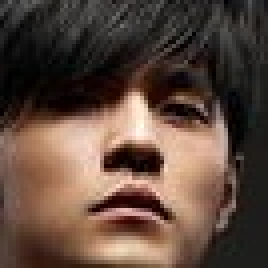
#> input picture imgs_face/周杰倫/004_1.jpg, 67 x 67 px (shown 4 times larger); its folder holds only this picture in this run
$ jupyter execute --allow-errors '計算機程式期末專案_超級明星臉_ver20200517.ipynb'   (shell and % lines are left out)
#> lines starting #> are read from the running program, lines starting #| are printed output that depends on the picture
組員名單：
108303067 會計一 杜淑萍
105306019 資管四 陳宇鑫
105308035 風管四 黃偉竣
105308045 風管四 林庭萱

該程式碼和其他相關檔案的github repository：
https://github.com/SwordenBlade1230/NCCU_ComputerProgramming_groupProject

# 0. 前言

本程式碼包含三個部分，分別是資料蒐集、資料前處理和建立模型，每個段落的程式碼可以獨立執行。如果按照該程式碼的教學從頭到尾執行一遍，將會產出一個能夠辨識藝人的模型。但是過程中還是有一些部分需要人力介入，例如在擷取臉部圖片的步驟後必須人工篩選符合預期的圖片。

在執行該程式碼前，請確保和該程式碼同一個目錄下有**chromedriver.exe**和**haarcascade_frontalface_default.xml**的檔案(這兩個檔案可以直接從上方提供的github repository下載，網路上打關鍵字也有資源可以下載)，分別在之後爬取圖片和擷取圖片中的人臉時會用到。另外，有一個名為**說明圖片**的資料夾，裡面存放解說的圖片，如果移除或移動路徑將無法在該程式碼上看到相關的說明圖片，因此盡量不要動到它。

# 1. 資料蒐集

## 1.1 取得明星列表

由於網路上並沒有華人50大男明星的參考列表，自己想又缺乏客觀依據，因此針對男明星的列表，我們以「網路溫度計 - 歌手天團 - 網路聲量 」為參考，取出熱度前200名的明星(目前以歌手和樂團主唱為主)。雖然排名在前面的明星有可能是因為負面聲量的關係，但這些明星能排名在前面至少近期討論度算高的。

[cell 1]
# 安裝必要的函式庫
#!pip install beautifulsoup4

[cell 2]
# 載入函式庫
import requests
from bs4 import BeautifulSoup
import time
import datetime

[cell 3]
# 設定最多要爬到第幾頁的資料(一頁有十位明星的名稱)
max_page = 20

[cell 4]
# 主程式
star_list = [] # 用來裝歌手和樂團的列表

st = time.time()

#> (the rest of this cell did not finish here and is left out)

[cell 5]
# 印出前五名的結果
star_list[:5]

[cell 6]
# 將列表存成記事本方便未來操作
today = datetime.date.today()
target_file_name = '網路溫度計 - 歌手天團 - 網路聲量 前兩百名的歌手及樂團名稱_' + str(today) + '.txt'

with open(target_file_name, 'w', encoding="utf-8") as f:
    for item in star_list:
        f.write("%s\n" % item)

執行完該部分的程式碼後，將會在和該程式碼同一個目錄下產生一個名為「網路溫度計 - 歌手天團 - 網路聲量 前兩百名的歌手及樂團名稱_當天日期」的文字檔，裡面將會有200位歌手和樂團的名稱，如下圖所示。

因為我們只需要前50名男明星的名稱，因此需要對該文字檔做篩選(把女明星和排名比較後面的男明星篩選掉)，該程式碼之後將以前25名男明星為例(下方的範例圖片是2020-04-27的結果，現在排名應該會有所更動)。在篩選的過程中，如果遇到樂團名稱就以該樂團的主唱為主，例如「五月天」就改成「阿信 五月天」，而對於有些藝名在搜尋上較難辨識的明星而言，就把該明星的名字也一併附上，例如「小宇」改成「小宇 宋念宇」。篩選完之後將檔案另存為**明星列表.txt**，一樣是存放在和該程式碼同一個目錄下。

## 1.2 爬取瀏覽器圖片(搜狗圖片)

原本我們打算用google_images_download從Google爬取圖片，但今年初在Google改變其前端的程式碼之後該函式就失效了，因此後來我們改寫網路一個爬取搜狗圖片的範例，作為我們蒐集圖片的主程式(參考來源有附在下方)。

注意事項：
* 在跑該部分的程式之前，必須確定ChromeDriver的執行檔放在和該程式碼同一個目錄下，然而該執行檔是Windows的版本，如果是用其他作業系統必須去網路下載和自己作業系統匹配的ChromeDriver執行檔。
https://chromedriver.chromium.org/downloads
* 雖然有設置爬蟲的冷卻時間(目前設3秒，可以再設更高)，但還是有可能會被對面的伺服器擋掉，因此執行該部分的程式碼到一半斷掉時(例如被伺服器檔或網路突然斷訊)，可以將**明星列表.txt**已經跑完的明星名稱移除，然後在運行一次該部分的程式碼(不過在做這個步驟前請先備份原始的明星列表，避免之後發生意外)。
* 程式碼在跑的過程中，不要動到新開啟的Chrome視窗(視窗中有寫「受到自動測試軟體的控制」的那個)。
* 該部分的程式碼會運行比較長的時間(爬一位明星的250張照片大概要花上3到6分鐘不等)，請耐心等候，或是去做別的事情。

* 函式名稱：image_crawler

* 函式參考來源：   https://medium.com/%E4%BC%81%E9%B5%9D%E4%B9%9F%E6%87%82%E7%A8%8B%E5%BC%8F%E8%A8%AD%E8%A8%88/python%E7%88%AC%E8%9F%B2-python-selenium-%E8%87%AA%E5%8B%95%E5%8C%96%E7%88%AC%E5%8F%96%E5%A4%A7%E9%87%8F%E5%9C%96%E7%89%87-a35d3c89c6d1

* 函式作者：陳宇鑫
* 注意事項：
    * 必須先下載ChromeDriver的檔案(執行檔)，並放在和該程式碼同一個目錄下
    * 程式碼在跑的過程中，不要動到新開啟的Chrome視窗(受到自動測試軟體的控制的那個)
* 函式參數：
    * target_name：目標照片主題的名字
    * url：爬取頁面網址
    * img_num = 100：要爬取的照片數量
    * base_path = 'imgs'：儲存圖片的基本路徑
    * chromeDriver = 'chromedriver'：ChromeDriver檔案存放的路徑(預設是和該程式同一個目錄下)

[cell 7]
# 安裝必要的函式庫
# !pip install selenium
# !pip install opencc-python-reimplemented

[cell 8]
# 主函式
from selenium import webdriver
import time
import urllib
import os

# [66 lines left out: function image_crawler, not called in this run]

#> (a cell that did not finish here is left out)

[cell 10]
### 生成簡體版本的歌手名單，以便之後擷取藝人圖片搜尋結果的網址(針對搜狗圖片或其他大陸的瀏覽器) ###
from opencc import OpenCC
#> (the rest of this cell did not finish here and is left out)

[cell 11]
### 主程式 ###
for idx, star_name in enumerate(star_list):
    st = time.time()

    # 目標照片主題的名字
    print('---------------------- 目前進度：' + star_name + ' ----------------------')
    target_name = star_name

    # 爬取頁面網址
    url = 'https://pic.sogou.com/pics?query=' + star_list_simplified[idx]

    # 要爬取照片的數量
    img_num = 250

    # 儲存圖片的基本路徑
    base_path = 'imgs'

    # ChromeDriver檔案放的位置
    chromeDriver = 'chromedriver' # 預設是和該程式同一個目錄下

    image_crawler(target_name, url, img_num, base_path, chromeDriver)

    ed = time.time()
    spend_time = ed - st
    print(f'花費時間：{spend_time:.2f}秒')

跑完該部分的程式碼後，將會在和該程式碼同一個目錄下看到名為**imgs**的資料夾，點開後裡面會有各個明星的照片資料夾(目前以各個明星的名稱作為資料夾名稱)，如下面的範例圖片所示。

有些明星的圖片可能不滿自己設定的張數(例如下面的範例圖片，可以猜猜看是哪一位藝人)，其原因可能在於該明星在對岸的知名度還沒有起來，或是近期處於被對岸封殺的狀態(畢竟我們是用大陸的瀏覽器)，如果張數和目標張數真的差太多，可以換別的明星重跑一次該部分的程式碼。

# 2. 資料前處理

## 2.1 擷取圖片中的人臉

由於在我們剛才爬下來的圖片當中，有些圖片的背景就占了圖片中很大的篇幅(如以下的圖片範例)，這對之後建立一個人臉辨識模型將帶來很大的雜訊，因此我們需要將這些圖片中人臉的部分擷取出來，作為之後我們的訓練資料。我們將透過opencv的臉部分類器達到擷取人臉的目的。

face_cascade.detectMultiScale參數說明：
* ScaleFactor：每次搜尋方塊減少的比例
* minNeighbers：每個目標至少檢測到幾次以上，才可被認定是真數據。
* minSize：設定數據搜尋的最小尺寸，如 minSize=(40,40)

注意事項：
* 在該部分程式碼運行的過程中，某些圖片可能基於某種原因無法被opencv讀取(目前我不知道原因為何)，但應該是占整體的少數，因此可以直接忽略
* 如果覺得人臉辨識的結果比預期張數少了太多(例如原本有250張照片，結果最後只剩50張)，可以降低face_cascade.detectMultiScale中 scaleFactor和minNeighbers的數字放寬臉部判定的門檻(目前我把該參數設成face_segmentation函式的參數了，可以在執行face_segmentation的時候直接調整)，以目前預設的參數大概10分鐘內可以跑完。
* opencv的臉部分類器可以多重擷取照片中的人臉，因此原始照片中可以有多個人臉。

參考來源：
https://medium.com/@yanweiliu/python%E5%BD%B1%E5%83%8F%E8%BE%A8%E8%AD%98%E7%AD%86%E8%A8%98-%E4%B8%80-%E4%BD%BF%E7%94%A8open-cv%E8%BE%A8%E8%AD%98%E5%9C%96%E7%89%87%E5%8F%8A%E5%BD%B1%E7%89%87%E4%B8%AD%E7%9A%84%E4%BA%BA%E8%87%89-527ef48f3a86

使用opencv無法讀取中文路徑的解決方法：
https://www.zhihu.com/question/67157462/answer/251754530

[cell 12]
# 安裝必要的函式庫
# !pip install opencv-python
# !pip install opencc-python-reimplemented

[cell 13]
### 主函式 ###
import cv2
import matplotlib.pyplot as plt
import os
import numpy as np

def face_segmentation(imgs_base_path, scaleFactor=1.05, minNeighbors=3, minSize=(32, 32)):

    # 建立新的資料夾，用來存放只含人臉部分的照片
    target_base_path = imgs_base_path + '_face'
    if not os.path.exists(target_base_path):
            os.makedirs(target_base_path)
            print('----------- 建立新資料夾：' + target_base_path + ' -----------')


    # 載入分類器
    face_cascade = cv2.CascadeClassifier('haarcascade_frontalface_default.xml')

    for category_file_name in os.listdir(imgs_base_path):
        print('---------------------- 目前程式處理的資料夾名稱：' + category_file_name + ' ----------------------')

        # 建立和該類別對應的目標資料夾，用來存放該類別只含人臉部分的照片
        target_category_path = os.path.join(target_base_path, category_file_name)
        if not os.path.exists(target_category_path):
                os.makedirs(target_category_path)
                print('----------- 建立新資料夾：' + target_category_path + ' -----------')

        # 對該類別資料夾中的每一張照片擷取人臉的部分並輸出成新的照片
        for img_name in os.listdir(os.path.join(imgs_base_path, category_file_name)):
            #img = cv2.imread(os.path.join(imgs_base_path, category_file_name, img_name)) # 讀取圖片
            img = cv2.imdecode(np.fromfile(os.path.join(imgs_base_path, category_file_name, img_name),dtype=np.uint8),-1)
                # 讀取圖片(路徑含有中文字的版本)

            try:
                gray = cv2.cvtColor(img, cv2.COLOR_BGR2GRAY)  # 轉成灰階圖片
                faces = face_cascade.detectMultiScale(
                    gray, scaleFactor=scaleFactor, minNeighbors=minNeighbors, minSize=minSize)
                for idx, (x, y, w, h) in enumerate(faces):
                    crop_img = img[y:y+h, x:x+w] # 裁切圖片
#                     cv2.imwrite(
#                         os.path.join(target_base_path, category_file_name, img_name[:3] + '_' + str(idx + 1) + '.jpg'),
#                         crop_img
#                     ) # 保存圖片至目標路徑
                    cv2.imencode('.jpg', crop_img)[1].tofile(
                        os.path.join(target_base_path, category_file_name, img_name[:3] + '_' + str(idx + 1) + '.jpg')
                    ) # 保存圖片至目標路徑(路徑含有中文字的版本)
            except:
                print('無法讀取', os.path.join(imgs_base_path, category_file_name, img_name))

[cell 14]
### 主程式 ###
import time
st = time.time()

#> (the rest of this cell did not finish here and is left out)

運行完該部分的程式碼之後，將會在和該程式碼同一個目錄下看到名為**imgs_face**的資料夾，點開來後會有各個明星臉部偵測的結果(如以下的範例圖片)，然而擷取出來的臉部圖片可能會有以下狀況：
* 可能會有重複的照片
* 可能擷取到的人臉非完整的
* 可能會擷取到非人臉的部分
* 可能出現根本不是那位藝人的臉
* 可能擷取到的臉本身過於「崩壞
* 可能擷取到的臉太過於「側面」

因此這部分需要**人力的介入**，對各個資料夾中的圖片進行人工篩選(強烈建議實施該步驟之前先將imgs_face的資料夾進行備份)，直到符合該明星的臉部照片至少超過規定的數量(我們目前以150張臉部照片為底線)。如果該明星的照片不足150張，可以透過Goole圖片、臉書、IG和微博等各種管道用截圖的方式補足(Windows作業系統可以用Win+Shift+S進行特定螢幕區域的截圖)。

## 2.2 將資料集整理成模型輸入的形式

現在我們已經有了特定明星的臉部資料集，之後將透過該部分的程式碼將其轉成之後方便模型輸入的形式(X_train, X_test, y_train, y_test)。

參考來源：https://pythonprogramming.net/loading-custom-data-deep-learning-python-tensorflow-keras/

[cell 15]
import numpy as np
import matplotlib.pyplot as plt
import os
import cv2
from tqdm import tqdm # 進度條

[cell 16]
DATADIR = "imgs_face"
IMG_SIZE = 64

[cell 17]
CATEGORIES = os.listdir(DATADIR)
print(CATEGORIES) # 印出所有圖片的類別

[cell 18]
training_data = []

def create_training_data():
    for category in CATEGORIES:  # do dogs and cats

        path = os.path.join(DATADIR,category)  # create path to dogs and cats
        class_num = CATEGORIES.index(category)  # get the classification

        for img in tqdm(os.listdir(path)):  # iterate over each image per dogs and cats
            try:
                #img_array = cv2.imread(os.path.join(path,img), cv2.IMREAD_GRAYSCALE)
                #img_array = cv2.imread(os.path.join(path,img))
                img_array = cv2.imdecode(np.fromfile(os.path.join(path,img),dtype=np.uint8),-1)
#> img_array is the input picture: shape (67, 67, 3); mean B, G, R 61.7, 72.8, 93.5
                # 讀取圖片(路徑含有中文字的版本)
                img_array = cv2.cvtColor(img_array, cv2.COLOR_BGR2RGB)
                new_array = cv2.resize(img_array, (IMG_SIZE, IMG_SIZE))  # resize to normalize data size
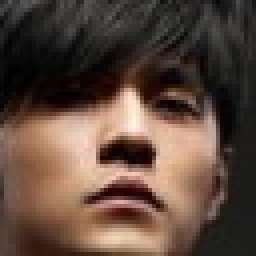
#> new_array: shape (64, 64, 3) (shown 4 times larger); mean R, G, B 93.3, 72.7, 61.6
                training_data.append([new_array, class_num])  # add this to our training_data
            except Exception as e:  # in the interest in keeping the output clean...
                pass
#> pass 2 of the loop in create_training_data, `for category in CATEGORIES:`:
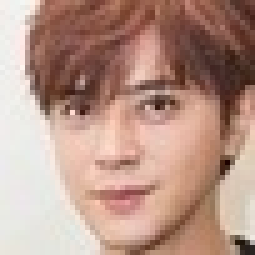
#> input picture imgs_face/羅志祥/002_1.jpg, 51 x 51 px (shown 5 times larger)
#> in create_training_data, img_array is the input picture: shape (51, 51, 3); mean B, G, R 135.7, 149.1, 183
#> in create_training_data, `new_array = cv2.resize(img_array, (IMG_SIZE, IMG_SIZE))`:
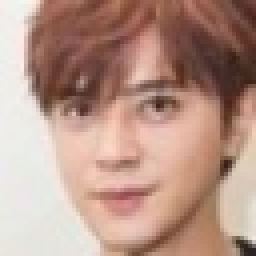
#> new_array: shape (64, 64, 3) (shown 4 times larger); mean R, G, B 183, 149, 135.6

create_training_data()

[cell 19]
X = []
y = []

for features,label in training_data:
    X.append(features)
    y.append(label)
#> this loop made 2 passes
#> label on passes 1 to 2: 0, 1
#> after the loop, X = 2 items; y = [0, 1]

X = np.array(X).reshape(-1, IMG_SIZE, IMG_SIZE, 3) # 彩色圖片的cahnnel數為3

[cell 20]
# 將資料集隨機切分成訓練集和測試集
from sklearn.model_selection import train_test_split
x_train, x_test, y_train, y_test = train_test_split(X, y, test_size=0.3, random_state=0)
#> y_train = [0]; y_test = [1]
print(x_train.shape)
#| (1, 64, 64, 3)
print(len(y_train))
#| 1
print(x_test.shape)
#| (1, 64, 64, 3)
print(len(y_test))
#| 1
